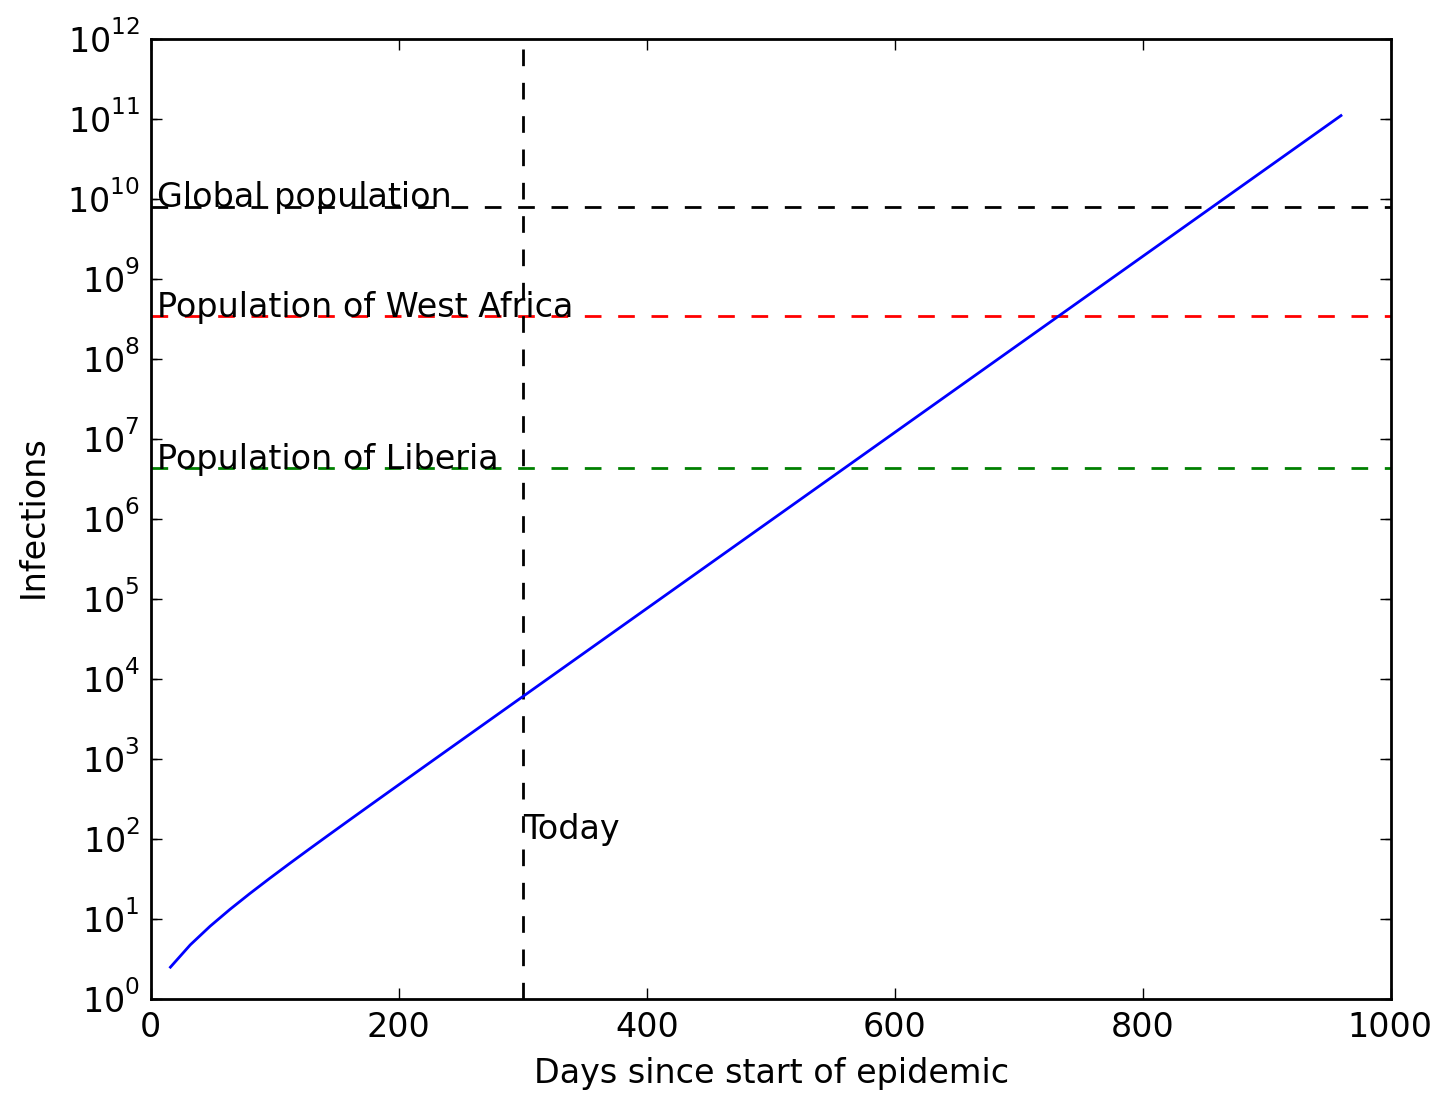

Reproduce this figure in Python.
import numpy as np
import matplotlib.pyplot as plt


def find_nearest(array,value):
    idx = (np.abs(array-value)).argmin()
    return array[idx]

#==============================================================================
# Simulation
#==============================================================================
x = 1
xs = []
day = 0
days = []
new=1
while x<80000000000:
    x1 = x+(new*1.5)
    new=x1-x
#    print new
    x=x1
    xs.append(x)
    day+=16
    days.append(day)

#==============================================================================
# Plots
#==============================================================================
plt.figure()
plt.plot(days,xs)
plt.xlabel('Days since start of epidemic')
plt.ylabel('Infections')
plt.yscale('log')
plt.hlines(8000000000,xlim()[0],xlim()[1],linestyle = 'dashed')
plt.text(5,8000000000,'Global population')
plt.hlines(340000000,xlim()[0],xlim()[1],linestyle = 'dashed',colors='r')
plt.text(5,340000000,'Population of West Africa')
plt.hlines(4294000,xlim()[0],xlim()[1],linestyle = 'dashed',colors='g')
plt.text(5,4294000,'Population of Liberia')
plt.vlines(300,ylim()[0],ylim()[1],linestyles = 'dashed')
plt.text(300,100,'Today')
plt.savefig('Ebola_timeline.png', bbox_inches='tight',dpi = 200,transparent=False)
